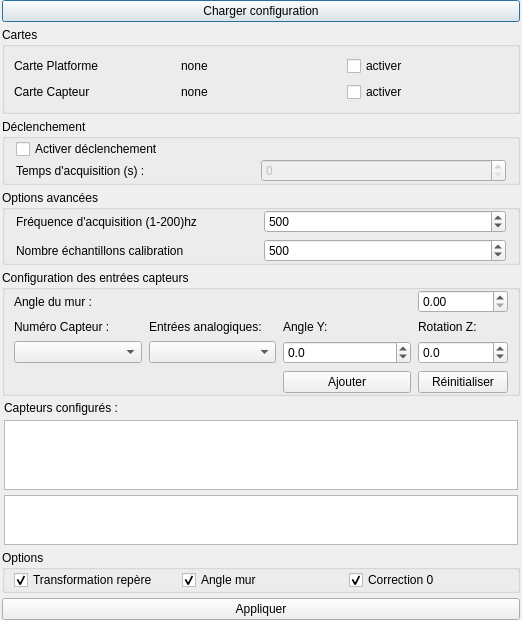
<?xml version="1.0" encoding="UTF-8"?>
<ui version="4.0">
 <class>SettingsWidget</class>
 <widget class="QDialog" name="SettingsWidget">
  <property name="geometry">
   <rect>
    <x>0</x>
    <y>0</y>
    <width>522</width>
    <height>606</height>
   </rect>
  </property>
  <property name="windowTitle">
   <string>Form</string>
  </property>
  <layout class="QVBoxLayout" name="verticalLayout_2">
   <property name="spacing">
    <number>0</number>
   </property>
   <property name="leftMargin">
    <number>2</number>
   </property>
   <property name="topMargin">
    <number>0</number>
   </property>
   <property name="rightMargin">
    <number>2</number>
   </property>
   <property name="bottomMargin">
    <number>0</number>
   </property>
   <item>
    <layout class="QVBoxLayout" name="verticalLayout">
     <property name="spacing">
      <number>5</number>
     </property>
     <item>
      <widget class="QPushButton" name="loadpushButton">
       <property name="text">
        <string>Charger configuration</string>
       </property>
      </widget>
     </item>
     <item>
      <widget class="QGroupBox" name="groupBox_5">
       <property name="title">
        <string>Cartes</string>
       </property>
       <layout class="QVBoxLayout" name="verticalLayout_4">
        <item>
         <layout class="QGridLayout" name="gridLayout">
          <item row="2" column="2">
           <widget class="QCheckBox" name="plat_enable_checkBox">
            <property name="text">
             <string>activer</string>
            </property>
           </widget>
          </item>
          <item row="3" column="1">
           <widget class="QLabel" name="card_cap_label">
            <property name="text">
             <string>none</string>
            </property>
           </widget>
          </item>
          <item row="3" column="2">
           <widget class="QCheckBox" name="sensor_enable_checkBox">
            <property name="text">
             <string>activer</string>
            </property>
           </widget>
          </item>
          <item row="3" column="0">
           <widget class="QLabel" name="label_12">
            <property name="text">
             <string>Carte Capteur</string>
            </property>
           </widget>
          </item>
          <item row="2" column="0">
           <widget class="QLabel" name="label_8">
            <property name="text">
             <string>Carte Platforme</string>
            </property>
           </widget>
          </item>
          <item row="2" column="1">
           <widget class="QLabel" name="card_plat_label">
            <property name="text">
             <string>none</string>
            </property>
           </widget>
          </item>
         </layout>
        </item>
       </layout>
      </widget>
     </item>
     <item>
      <widget class="QGroupBox" name="groupBox_2">
       <property name="title">
        <string>Déclenchement</string>
       </property>
       <layout class="QGridLayout" name="gridLayout_3">
        <property name="leftMargin">
         <number>11</number>
        </property>
        <property name="topMargin">
         <number>0</number>
        </property>
        <property name="rightMargin">
         <number>11</number>
        </property>
        <property name="bottomMargin">
         <number>0</number>
        </property>
        <property name="spacing">
         <number>0</number>
        </property>
        <item row="1" column="0">
         <widget class="QLabel" name="label_9">
          <property name="text">
           <string>Temps d'acquisition (s) :</string>
          </property>
         </widget>
        </item>
        <item row="0" column="0">
         <widget class="QCheckBox" name="checkBox">
          <property name="text">
           <string>Activer déclenchement</string>
          </property>
         </widget>
        </item>
        <item row="1" column="1">
         <widget class="QSpinBox" name="acqTimespinBox">
          <property name="enabled">
           <bool>false</bool>
          </property>
          <property name="maximum">
           <number>3600</number>
          </property>
         </widget>
        </item>
       </layout>
      </widget>
     </item>
     <item>
      <widget class="QGroupBox" name="groupBox">
       <property name="title">
        <string>Options avancées</string>
       </property>
       <layout class="QGridLayout" name="gridLayout_2">
        <property name="leftMargin">
         <number>11</number>
        </property>
        <property name="topMargin">
         <number>0</number>
        </property>
        <property name="rightMargin">
         <number>11</number>
        </property>
        <property name="bottomMargin">
         <number>0</number>
        </property>
        <item row="0" column="0">
         <widget class="QLabel" name="label_11">
          <property name="text">
           <string>Fréquence d'acquisition (1-200)hz</string>
          </property>
         </widget>
        </item>
        <item row="2" column="0">
         <widget class="QLabel" name="label_10">
          <property name="text">
           <string>Nombre échantillons calibration</string>
          </property>
         </widget>
        </item>
        <item row="0" column="1">
         <widget class="QSpinBox" name="FACQSpinBox">
          <property name="minimum">
           <number>1</number>
          </property>
          <property name="maximum">
           <number>1000</number>
          </property>
          <property name="value">
           <number>500</number>
          </property>
         </widget>
        </item>
        <item row="2" column="1">
         <widget class="QSpinBox" name="CalibrationSampleSpinBox">
          <property name="minimum">
           <number>1</number>
          </property>
          <property name="maximum">
           <number>1000</number>
          </property>
          <property name="value">
           <number>500</number>
          </property>
         </widget>
        </item>
       </layout>
      </widget>
     </item>
     <item>
      <widget class="QGroupBox" name="groupBox_4">
       <property name="title">
        <string>Configuration des entrées capteurs</string>
       </property>
       <layout class="QGridLayout" name="gridLayout_4">
        <property name="topMargin">
         <number>0</number>
        </property>
        <property name="bottomMargin">
         <number>0</number>
        </property>
        <property name="spacing">
         <number>7</number>
        </property>
        <item row="2" column="3">
         <widget class="QDoubleSpinBox" name="doubleSpinBox">
          <property name="decimals">
           <number>1</number>
          </property>
          <property name="minimum">
           <double>-360.000000000000000</double>
          </property>
          <property name="maximum">
           <double>360.000000000000000</double>
          </property>
         </widget>
        </item>
        <item row="1" column="2">
         <widget class="QLabel" name="label_5">
          <property name="text">
           <string>Angle Y:</string>
          </property>
         </widget>
        </item>
        <item row="0" column="0">
         <widget class="QLabel" name="label_6">
          <property name="text">
           <string>Angle du mur :</string>
          </property>
         </widget>
        </item>
        <item row="1" column="3">
         <widget class="QLabel" name="label_7">
          <property name="text">
           <string>Rotation Z:</string>
          </property>
         </widget>
        </item>
        <item row="0" column="3">
         <widget class="QDoubleSpinBox" name="wallAngledoubleSpinBox"/>
        </item>
        <item row="2" column="1">
         <widget class="QComboBox" name="analogRangeComboBox"/>
        </item>
        <item row="1" column="0">
         <widget class="QLabel" name="label_2">
          <property name="maximumSize">
           <size>
            <width>16777215</width>
            <height>30</height>
           </size>
          </property>
          <property name="text">
           <string>Numéro Capteur :</string>
          </property>
         </widget>
        </item>
        <item row="2" column="2">
         <widget class="QDoubleSpinBox" name="angleDoubleSpinBox">
          <property name="decimals">
           <number>1</number>
          </property>
          <property name="minimum">
           <double>-360.000000000000000</double>
          </property>
          <property name="maximum">
           <double>360.000000000000000</double>
          </property>
         </widget>
        </item>
        <item row="1" column="1">
         <widget class="QLabel" name="label_3">
          <property name="maximumSize">
           <size>
            <width>16777215</width>
            <height>30</height>
           </size>
          </property>
          <property name="text">
           <string>Entrées analogiques:</string>
          </property>
         </widget>
        </item>
        <item row="2" column="0">
         <widget class="QComboBox" name="nbSensorComboBox"/>
        </item>
        <item row="3" column="2">
         <widget class="QPushButton" name="addPushButton">
          <property name="text">
           <string>Ajouter</string>
          </property>
         </widget>
        </item>
        <item row="3" column="3">
         <widget class="QPushButton" name="resestButton">
          <property name="maximumSize">
           <size>
            <width>90</width>
            <height>30</height>
           </size>
          </property>
          <property name="text">
           <string>Réinitialiser</string>
          </property>
         </widget>
        </item>
       </layout>
      </widget>
     </item>
     <item>
      <layout class="QVBoxLayout" name="verticalLayout_3">
       <property name="leftMargin">
        <number>2</number>
       </property>
       <property name="rightMargin">
        <number>2</number>
       </property>
       <item>
        <widget class="QLabel" name="label_4">
         <property name="sizePolicy">
          <sizepolicy hsizetype="Preferred" vsizetype="Minimum">
           <horstretch>0</horstretch>
           <verstretch>0</verstretch>
          </sizepolicy>
         </property>
         <property name="text">
          <string>Capteurs configurés :</string>
         </property>
        </widget>
       </item>
       <item>
        <widget class="QTableWidget" name="tableWidget">
         <property name="sizePolicy">
          <sizepolicy hsizetype="Expanding" vsizetype="Maximum">
           <horstretch>0</horstretch>
           <verstretch>0</verstretch>
          </sizepolicy>
         </property>
         <property name="maximumSize">
          <size>
           <width>16777215</width>
           <height>150</height>
          </size>
         </property>
        </widget>
       </item>
       <item>
        <widget class="QListWidget" name="sensorListWidget">
         <property name="sizePolicy">
          <sizepolicy hsizetype="Expanding" vsizetype="Maximum">
           <horstretch>0</horstretch>
           <verstretch>0</verstretch>
          </sizepolicy>
         </property>
         <property name="maximumSize">
          <size>
           <width>16777215</width>
           <height>50</height>
          </size>
         </property>
        </widget>
       </item>
      </layout>
     </item>
     <item>
      <widget class="QGroupBox" name="groupBox_3">
       <property name="title">
        <string>Options</string>
       </property>
       <layout class="QHBoxLayout" name="horizontalLayout_2">
        <property name="spacing">
         <number>0</number>
        </property>
        <property name="topMargin">
         <number>0</number>
        </property>
        <property name="rightMargin">
         <number>0</number>
        </property>
        <property name="bottomMargin">
         <number>0</number>
        </property>
        <item>
         <widget class="QCheckBox" name="axisTransformcheckBox">
          <property name="text">
           <string>Transformation repère</string>
          </property>
          <property name="checked">
           <bool>true</bool>
          </property>
         </widget>
        </item>
        <item>
         <widget class="QCheckBox" name="AngleWallcheckBox">
          <property name="text">
           <string>Angle mur</string>
          </property>
          <property name="checked">
           <bool>true</bool>
          </property>
         </widget>
        </item>
        <item>
         <widget class="QCheckBox" name="EnableZeroCorrCheckBox">
          <property name="text">
           <string>Correction 0</string>
          </property>
          <property name="checked">
           <bool>true</bool>
          </property>
         </widget>
        </item>
       </layout>
      </widget>
     </item>
     <item>
      <widget class="QPushButton" name="applyButton">
       <property name="text">
        <string>Appliquer</string>
       </property>
      </widget>
     </item>
    </layout>
   </item>
  </layout>
 </widget>
 <resources/>
 <connections/>
</ui>
